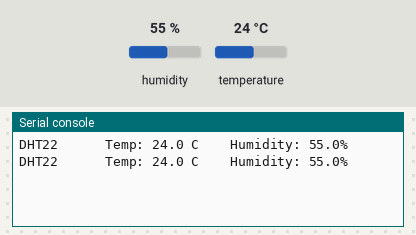
The program below on a simulated Raspberry Pi Pico running CircuitPython. Shown: the last lines printed to the serial console. The test bench sets the inputs (shaded band); at power-on: humidity 55 %, temperature 24 °C.

Above: at 1.2 s.
1.3 s: humidity set to 22 %
At 2.4 s:
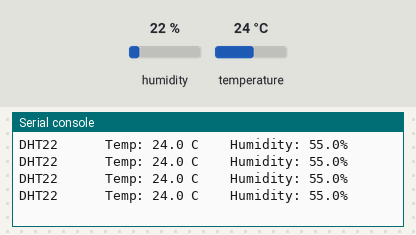
4.3 s: temperature set to 12 °C
At 6.8 s:
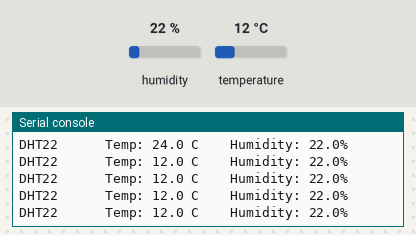
7.3 s: humidity set to 40 %
At 11.4 s:
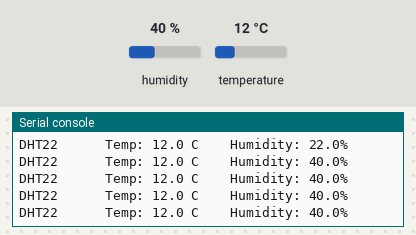
Timing chart, 0 to 12.9 s (numbered marks = the images above; inputs shaded):
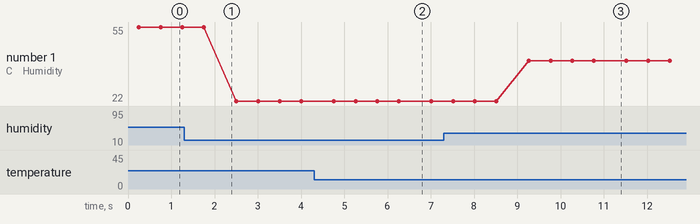

The program:

digital_temp_humid_DHT22.py
```python
'''
ESC204 2022W Widget Lab 2, Part 8
Task: Take readings using a DHT22 digital temperature/humidity sensor.
'''

import board
import adafruit_dht
import time

# DHT22 setup
DHT_PIN = board.GP1
dhtDevice = adafruit_dht.DHT22(DHT_PIN)

# read values from DHT sensor every 0.5 seconds
while True:
    try:
        # Print the values to the serial port
        temperature_c = dhtDevice.temperature
        temperature_f = temperature_c * (9 / 5) + 32
        humidity = dhtDevice.humidity
        print("DHT22      Temp: {:.1f} C    Humidity: {}% ".format(temperature_c, humidity))
    except RuntimeError as error:
		# Errors happen fairly often, DHT's are hard to read, just keep going
        print(error.args[0])

    time.sleep(0.5)
```

Measured:
- after the input at 4.3 s, the serial console: prints a new line after 0.46 s (image 2)
- after the input at 7.3 s, the serial console: prints a new line after 2.0 s (image 3)
- plotted number 1: 22 → 40 after the input at 7.3 s
